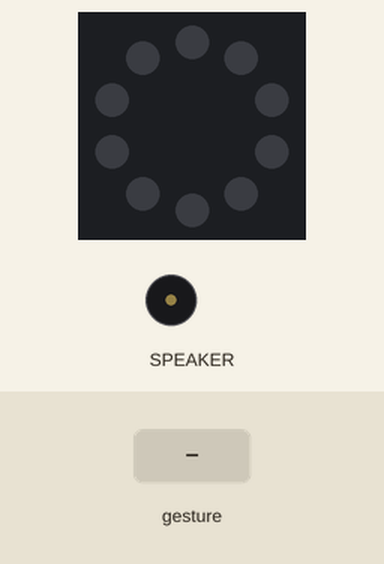
Recording of a program running on a simulated Circuit Playground running CircuitPython. Shown: the board's ring of 10 RGB LEDs (number 0 left of the top, counting anticlockwise), buzzer (waves = sounding). The inputs (shaded band) are chosen by the test bench.

Above: at 1.2 s.
1.3 s: gesture 'tap'
At 2.1 s:
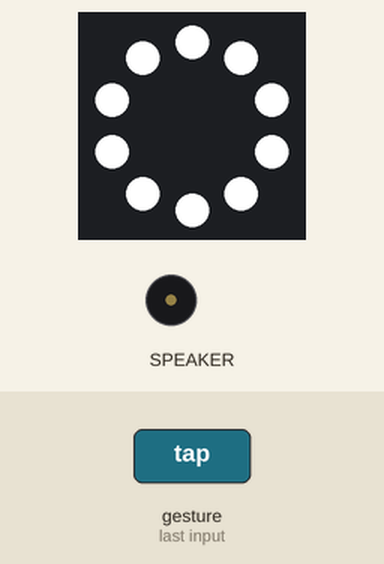
3.7 s: gesture 'tap'
At 4.8 s:
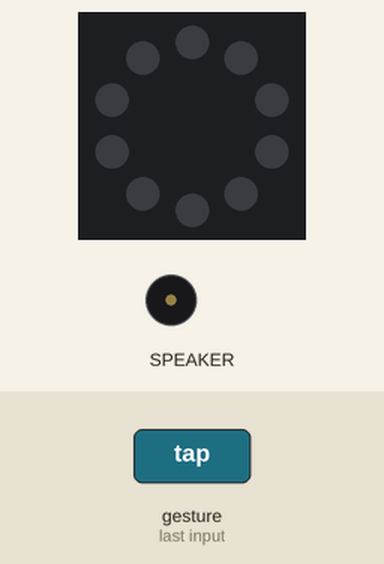
Timing chart, 0 to 6.7 s (numbered marks = the images above; inputs shaded):
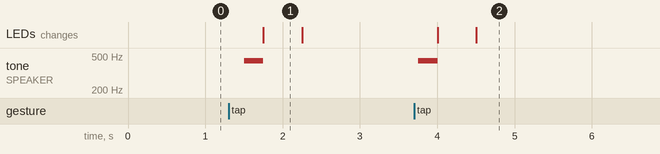

Measured:
- after the input at 1.3 s, tone on SPEAKER: silent → 440 Hz after 0.20 s, → silent 0.25 s later; the LEDs: change after 0.45 s (image 1)
- after the input at 3.7 s, tone on SPEAKER: silent → 440 Hz after 0.05 s, → silent 0.25 s later; the LEDs: first change after 0.31 s (image 2 shows a later state)
- what the display in image 1 shows lasts 0.5 s, from 1.8 s to 2.3 s

The program:

Demo2-Tap.py
```python
import time
from adafruit_circuitplayground import cp

cp.detect_taps = 1

while True:
   if cp.tapped:
	cp.play_tone(440, .25)
	cp.pixels.fill((255,255,255))
	cp.pixels.show()
	time.sleep(.5)
	cp.pixels.fill((0,0,0))
	cp.pixels.show()
   time.sleep(.5)
```
